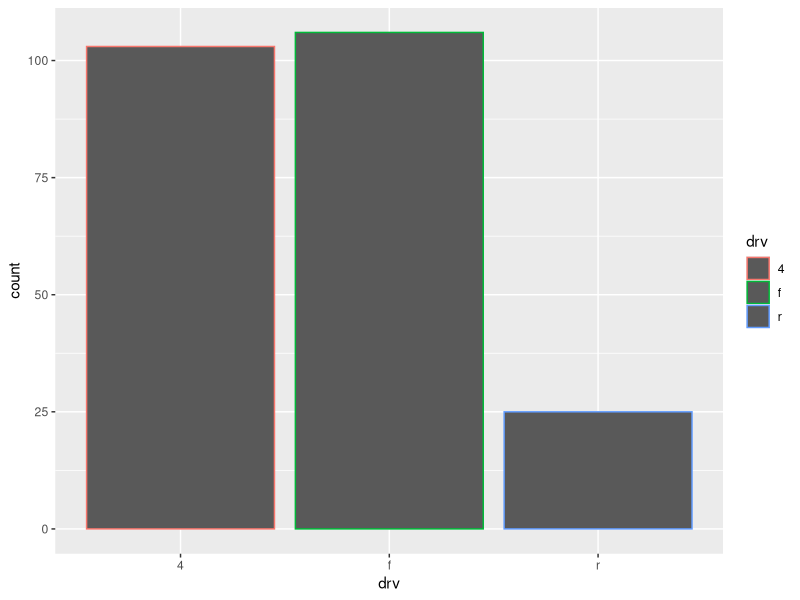
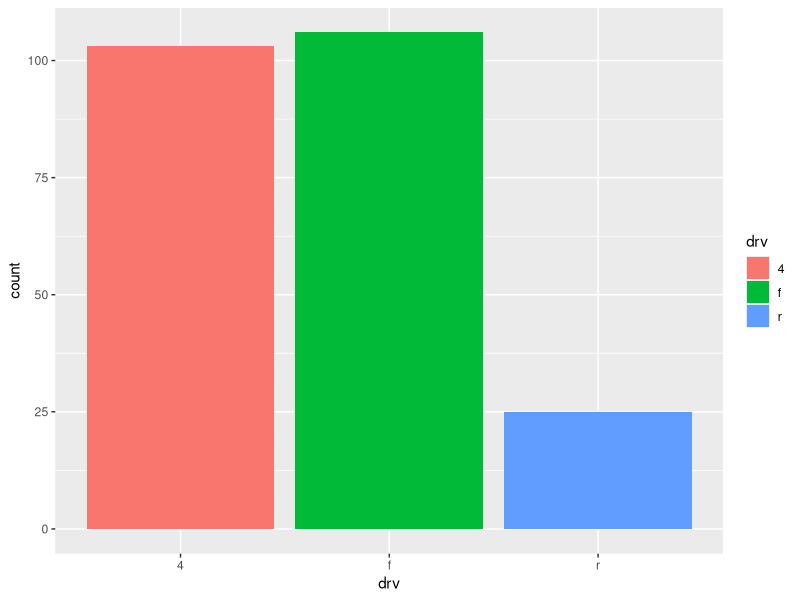
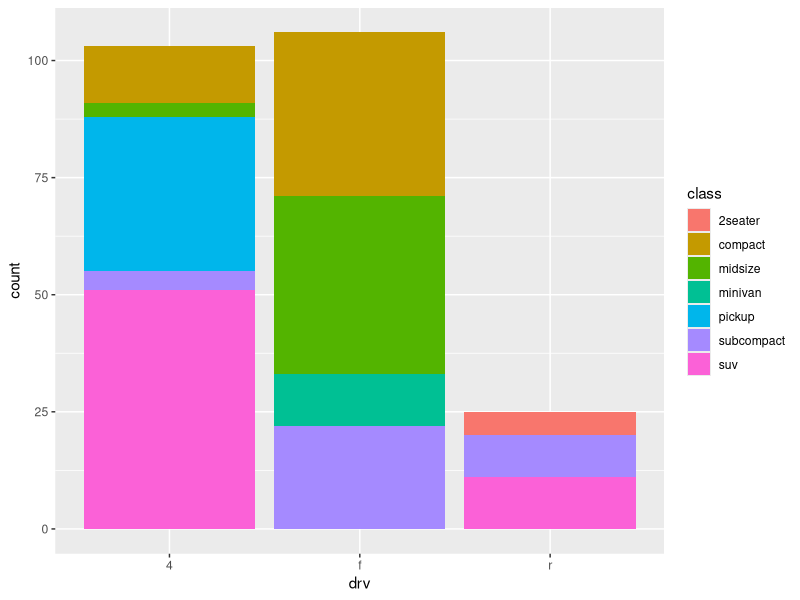
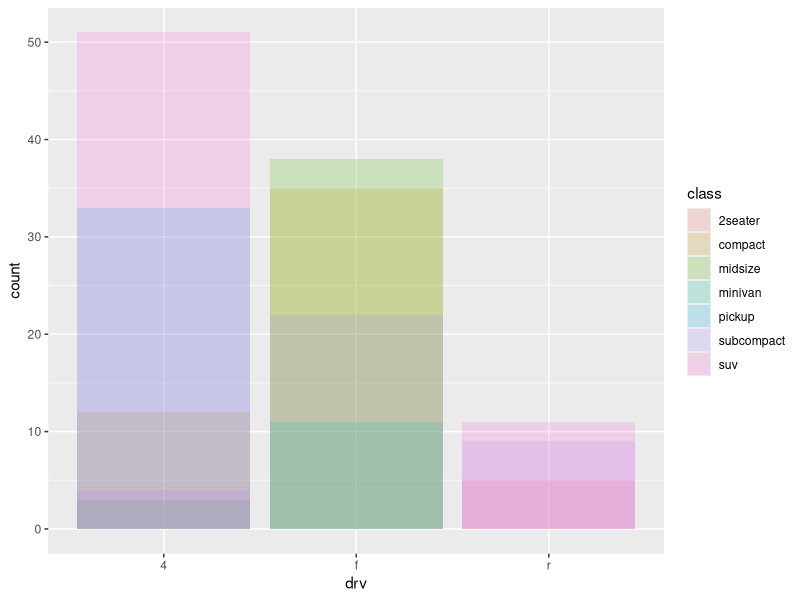
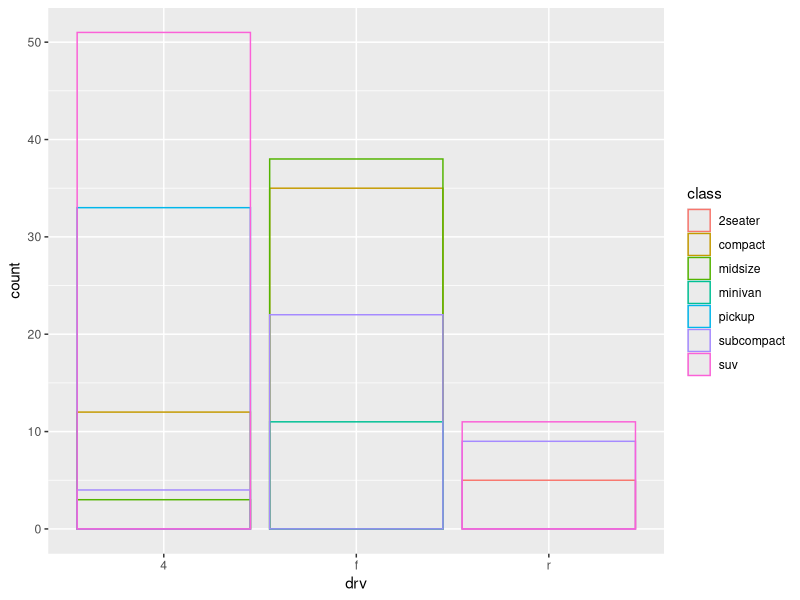
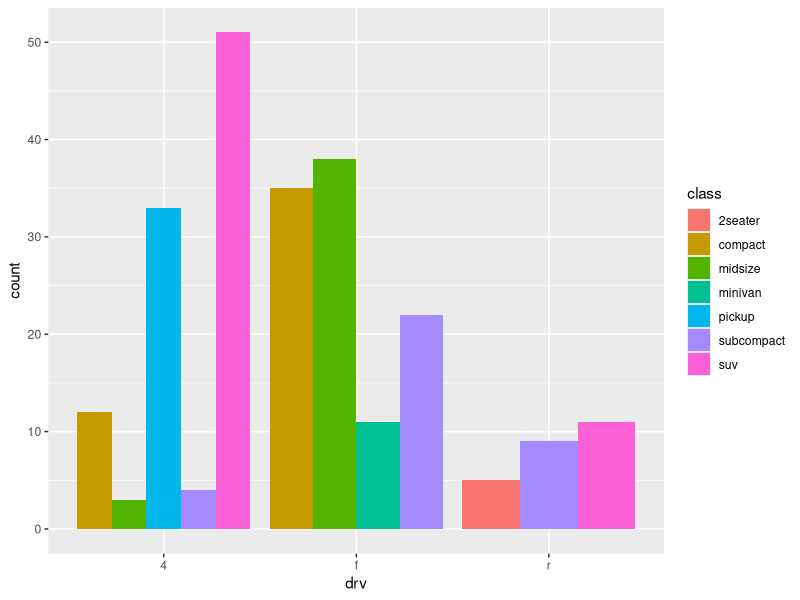
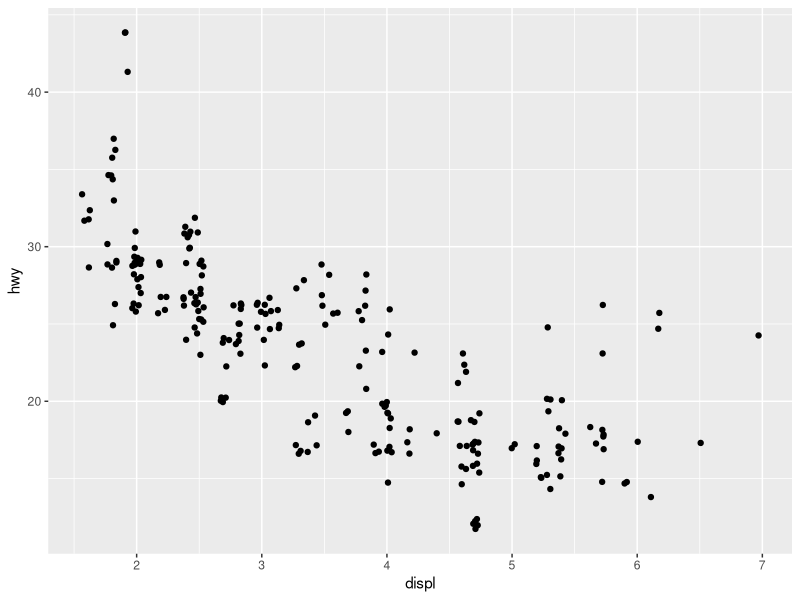
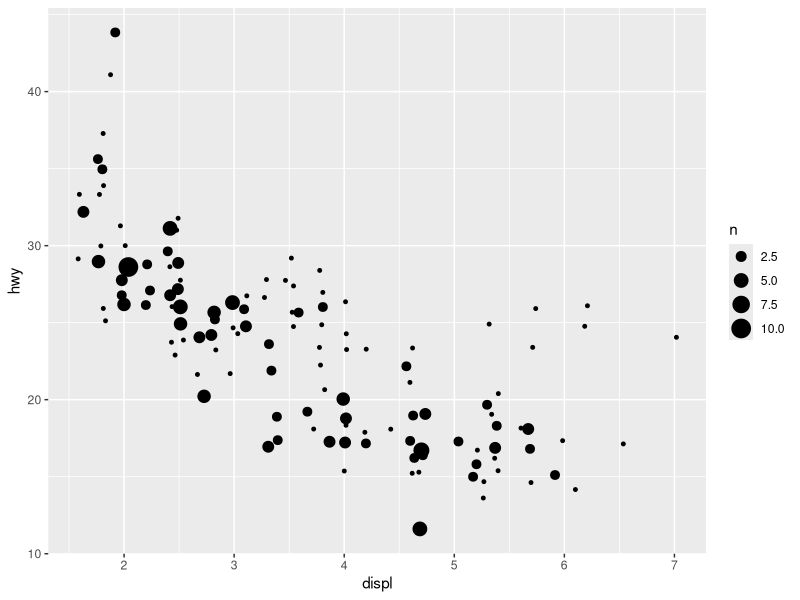

Write R code to recreate these figures, in order.
## ---- chunk 1
#| label: load-packages
#| warning: false

library(tidyverse)
library(ggthemes)

## ---- chunk 2
#| label: dataset
#| output: false

# ?mpg
# str(mpg)
mpg
glimpse(mpg)

## ---- chunk 3
#| label: Example color/fill aesthetic

ggplot(
  data = mpg, 
  mapping = aes(x = drv, color = drv)
) + 
  geom_bar()

ggplot(
  data = mpg,
  mapping = aes(x = drv, fill = drv)
) + 
  geom_bar()

## ---- chunk 4
#| label: Mapping fill to another variable

ggplot(
  data = mpg,
  mapping = aes(x = drv, fill = class)
) +
  geom_bar()

## ---- chunk 5
#| label: position - identity
# Left
ggplot(
  data = mpg,
  mapping = aes(x = drv, fill = class)
) +
  geom_bar(position = "identity", alpha = 1/5) # need to specify transparency with alpha or alternatively use fill = NA
# Right´
ggplot(
  data = mpg,
  mapping = aes(x = drv, color = class)
) + 
  geom_bar(fill = NA, position = "identity")
## ---- chunk 6
#| label: position - dodge

ggplot(
  data = mpg, 
  mapping = aes(x = drv, fill = class)
) +
  geom_bar(position = "dodge")

## ---- chunk 7
#| label: position - jitter

ggplot(
  data = mpg, 
  mapping = aes(x = displ, y = hwy)
) + 
  geom_point(position = "jitter")
## ---- chunk 8
#| label: geom_count()

ggplot(
  data = mpg, 
  mapping = aes(x = displ, y = hwy)
) + 
  geom_count(position = "jitter")

## ---- chunk 9
#| label: Default position adjustement for boxplots

# Right
ggplot(
  data = mpg,
  mapping = aes(x = class, y = hwy)) +
  geom_boxplot()

# Left
ggplot(data = mpg,
       mapping = aes(x = class, y = hwy)) +
  geom_boxplot(position = "dodge2")
